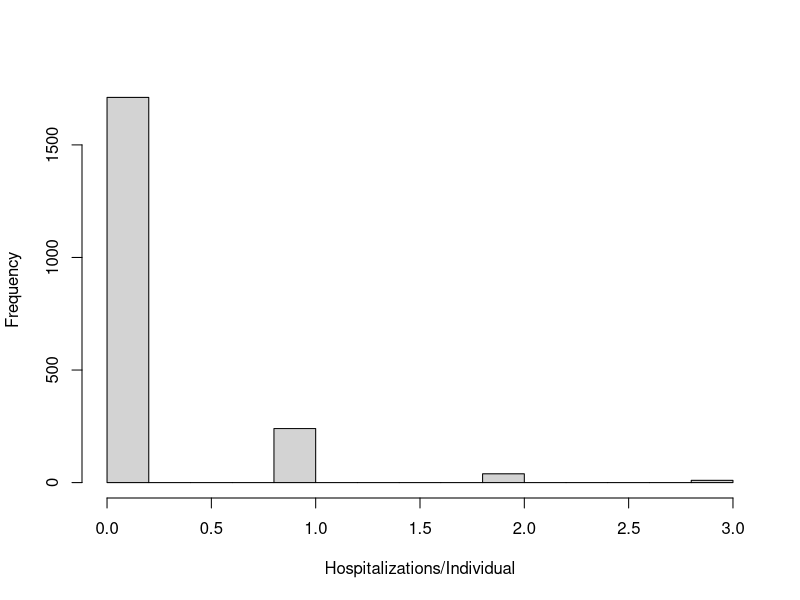
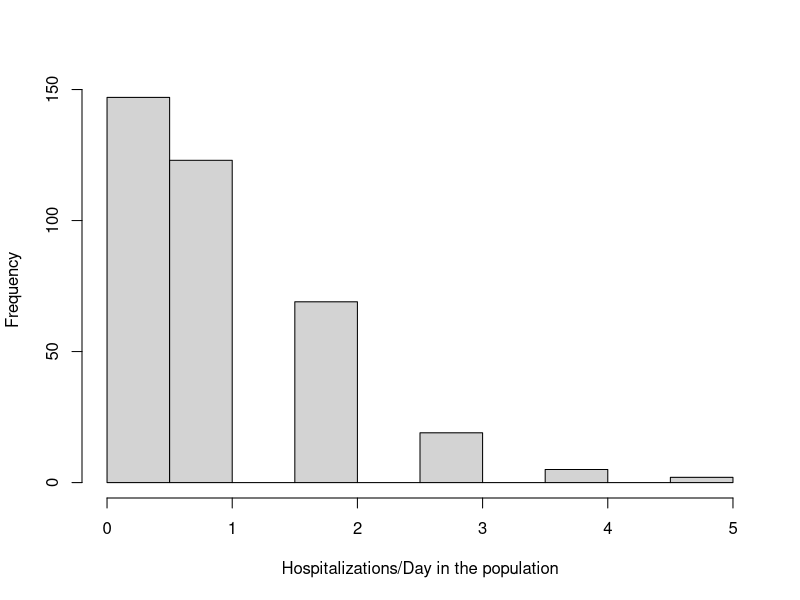
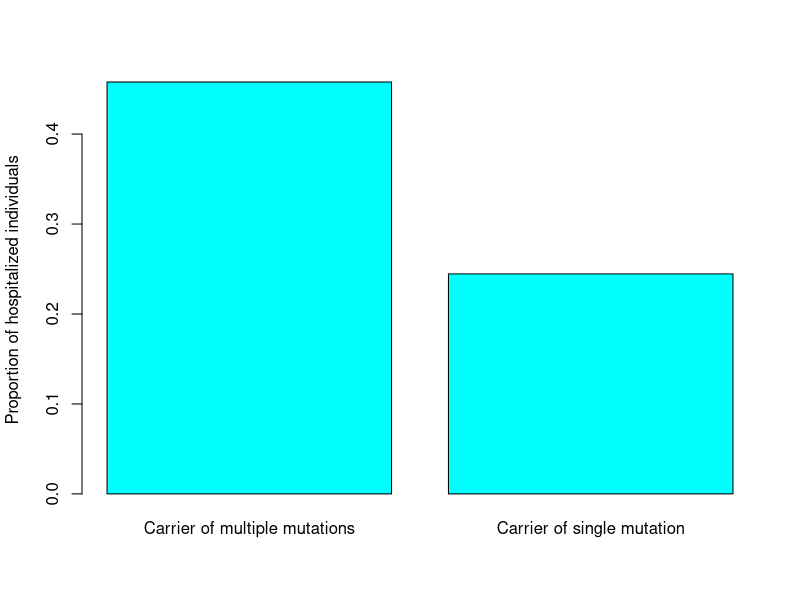

The R script that drew these images, in order:
#' Unfortunately, I am afraid that incident only cases cannot 
#' prevent Berkson bias.

#' Say individuals have 3 independent genetic variants 
#' that confere risk for 3 independent diseases.
#' Can we prevent berkson bias by looking only at incident
#' cases? That is, by only using the disease that first occured
#' can we control this bias? 
 
#' In this setting, two independent risk factors will become 
#' associated with each other by chance and a false positive
#' association with a disease will arise.

#' Genetic background of each indinvidual:
#' 
#' * N    - number of individuals
#' * Phi1 - frequency of mutation 1
#' * Phi2 - frequency of mutation 2
#' * Phi3 - frequency of mutation 3 
N    = 2000
Phi1 = .1
Phi2 = .2
Phi3 = .3
G1 = rbinom(n = N,prob = Phi1, size = 1)
G2 = rbinom(n = N,prob = Phi2, size = 1)
G3 = rbinom(n = N,prob = Phi3, size = 1)
Genotype = cbind(G1,G2,G3)


#' Life time and simulation time quanta
years_longevity = 1               # Assume in this world, individuals die at 1 year old
lifetime = 365 * years_longevity  # Using 24 time quanta for the simulation

#' Assume constant hazard rates, i.e. the probabilities of 
#' disease incidence in 24h is a constant, irrespective of age, etc:
#' 
#' * The probability of developing disease D1 given variant G1 is P1
#' * The probability of developing disease D2 given variant G1 is P2
#' * The probability of developing disease D3 given variant G1 is P3
#' 
#' Assume identical hazard rates for all diseases
P1 = .3 / lifetime
P2 = .3 / lifetime
P3 = .3 / lifetime


#' Keep a record of who went to the hospital with what disease
#' We assume that hospitalization rate is 100% and that hospitalization.
#' That is, disease occurance = hospitalization.
#' As berkson notes, if hospitalization is 100% bias
#' will be smaller.
#' 
#' We assume that hospitalization will cure the disease, but the 
#' disease may occur again, e.g. flu,  bronchitis, drug depency.
#' This doesent matter for the results because we only care 
#' about the first disease the patient ever had. Altough to be precise
#' the simulation is based on recurrent and remission disease episodes,
#' the actual treatment of the simulation makes the resultidentical for 
#' acute and chronic diseases.
hospital = matrix(data = NA,nrow =  N,ncol =  lifetime)
for (iday in 1:lifetime) {
  D1 = as.logical(rbinom(n = N,prob = P1, size = 1)*G1)
  D2 = as.logical(rbinom(n = N,prob = P2, size = 1)*G2)
  D3 = as.logical(rbinom(n = N,prob = P3, size = 1)*G3)
  state = as.data.frame(cbind(D1,D2,D3))
  
  hospital[,iday] = apply(X = state, MARGIN = 1, FUN = function(x) ifelse( sum(x) > 0, max(which(x)),0 ))
}

#' Hospitalizations per individual
hist(rowSums(hospital > 0,na.rm = T),xlab = "Hospitalizations/Individual",main = "")


#' Hospitalizations per day 
hist(colSums(hospital > 0,na.rm = T),xlab = "Hospitalizations/Day in the population",main = "")

#' Produce a disease variable using incident cases
#' i.e. select the disease that manifested first
disease = matrix(data = 0,nrow = N,ncol = 1)
for (i in 1:N) {
  case       = hospital[i,]
  disease[i] = case[which.max(case > 0)] #Retrieve only first incident case
}

#' Altough all genotypes were i.i.d there are cases of 
#' individuals that have more than 2 risk-confering mutations,
#' see below the number in this simulation:
sum(rowSums(Genotype) > 1)
#' What I submit to you is that even if you just have one disease in your lifetime and then die, 
#' the individuals that have risk factors for multiple diseases are more frequent among incident cases
#' and through this mechanism spurious associations between diseases and all independent risk factors
#' are created. This is the actual mechanism by which berkson bias occur in the hospitalized
#' population.It is not a matter of differential selection. Berkson paper uses constant selection
#' for all diseases, but some individuals will have by change more than one disease.
#' 
#' Notice that even if the risk factors are completelly independent from each other, some individuals will still have
#' multiple risk factors with probability P1 x P2 x P3.  
#' 
#' 
#' Proportion of hospitalizations among carriers of multiple risk factors
#' and single carriers
barplot( c(mean(disease[rowSums(Genotype) > 1] > 0), mean(disease[rowSums(Genotype) == 1] > 0)),names.arg = c("Carrier of multiple mutations","Carrier of single mutation"),ylab="Proportion of hospitalized individuals", col= "cyan" )


#' Let's analyse the whole population (with and without disease) and 
#' the hospitalized population. 
population_study = data.frame(disease = as.factor(disease), G1,G2,G3)
hospital_records = subset(population_study, disease != 0 ) 

results = 
  rbind(
    
#Whole population analysis

cbind(
  rbind(
    coef(summary(glm( I(disease==1) ~ G1,  data =  population_study)))[2,c(1,4)],
    coef(summary(glm( I(disease==1) ~ G2,  data =  population_study)))[2,c(1,4)],
    coef(summary(glm( I(disease==1) ~ G3,  data =  population_study)))[2,c(1,4)]
  ),
  
  rbind(
    coef(summary(glm( I(disease==2) ~ G1, data =  population_study)))[2,c(1,4)],
    coef(summary(glm( I(disease==2) ~ G2, data =  population_study)))[2,c(1,4)],
    coef(summary(glm( I(disease==2) ~ G3, data =  population_study)))[2,c(1,4)]
  ),
  
  rbind(
    coef(summary(glm( I(disease==3) ~ G1, data =  population_study)))[2,c(1,4)],
    coef(summary(glm( I(disease==3) ~ G2, data =  population_study)))[2,c(1,4)],
    coef(summary(glm( I(disease==3) ~ G3, data =  population_study)))[2,c(1,4)]
  )
),

#Hospitalized population analysis

cbind(
  rbind(
    coef(summary(glm( I(disease==1) ~ G1, data =  hospital_records)))[2,c(1,4)],
    coef(summary(glm( I(disease==1) ~ G2, data =  hospital_records)))[2,c(1,4)],
    coef(summary(glm( I(disease==1) ~ G3, data =  hospital_records)))[2,c(1,4)]
  ),
  
  rbind(
    coef(summary(glm( I(disease==2) ~ G1, data =  hospital_records)))[2,c(1,4)],
    coef(summary(glm( I(disease==2) ~ G2, data =  hospital_records)))[2,c(1,4)],
    coef(summary(glm( I(disease==2) ~ G3, data =  hospital_records)))[2,c(1,4)]
  ),
  
  rbind(
    coef(summary(glm( I(disease==3) ~ G1, data =  hospital_records)))[2,c(1,4)],
    coef(summary(glm( I(disease==3) ~ G2, data =  hospital_records)))[2,c(1,4)],
    coef(summary(glm( I(disease==3) ~ G3, data =  hospital_records)))[2,c(1,4)]
  )
)
)

rownames(results) = c( paste0( rep("Population D=",3),1:3),
                       paste0( rep("Hospital D=",3),1:3) )

P_results = results[,seq(2,ncol(results),2)]
colnames(P_results) = paste0( rep("G",3),1:3 )

#' The population data only shows associations between disease and their respective risk factor. 
#' On the other hand, the risk factors are associated with all diseases 
#' in the hospitalized population 
print(P_results)
